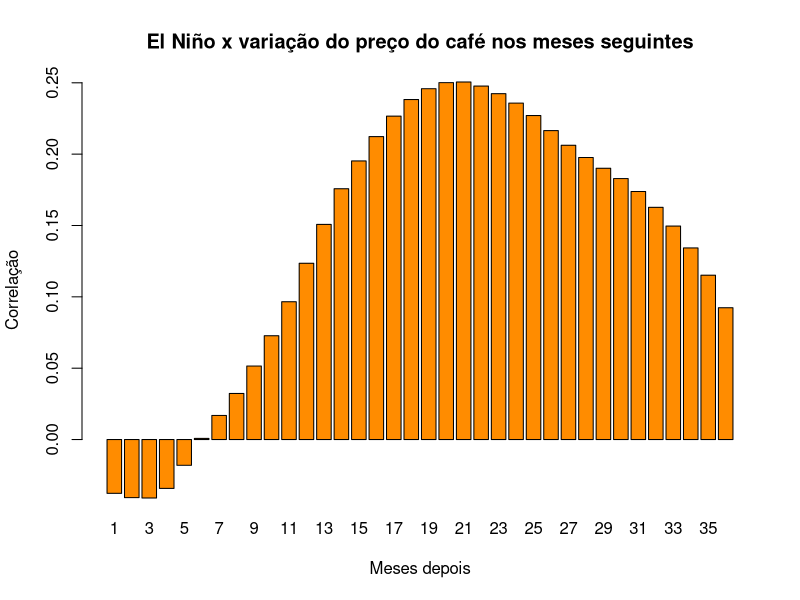
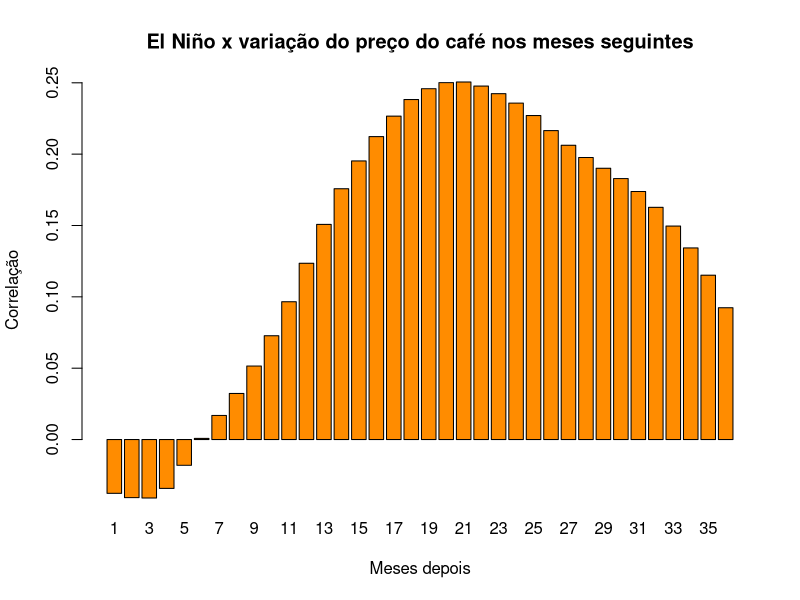

Here is the R script that generated these plots, in order:
# =============================================================
# 03 - Com quantos meses de atraso o preço do café reage ao El Niño?
# Entrada: dados/base_cafe_oni.csv
# Saída:   figuras/correlacao_atraso.png
# =============================================================

base <- read.csv("dados/base_cafe_oni.csv")
base$DATA <- as.Date(base$DATA)
base <- base[order(base$DATA), ]

# Preço "k" meses depois de cada mês
adiantar <- function(x, k) c(x[-(1:k)], rep(NA, k))

# Variação do preço (US$) nos 6 e 12 meses seguintes, por fase do mês de partida
base$VAR_6M  <- (adiantar(base$PRECO_USD, 6)  / base$PRECO_USD - 1) * 100
base$VAR_12M <- (adiantar(base$PRECO_USD, 12) / base$PRECO_USD - 1) * 100
print(aggregate(cbind(VAR_6M, VAR_12M) ~ FASE, data = base, FUN = mean))

# Correlação entre o ONI e a variação do preço k meses depois (k = 1 a 36)
atrasos <- 1:36
correl <- sapply(atrasos, function(k) {
  var_k <- (adiantar(base$PRECO_USD, k) / base$PRECO_USD - 1) * 100
  cor(base$ANOM, var_k, use = "complete.obs")
})

cat("Maior correlação:", round(max(correl), 3),
    "com", atrasos[which.max(correl)], "meses de atraso\n")

desenhar <- function() {
  barplot(correl, names.arg = atrasos, col = "darkorange",
          main = "El Niño x variação do preço do café nos meses seguintes",
          xlab = "Meses depois", ylab = "Correlação")
}
desenhar()
png("figuras/correlacao_atraso.png", width = 1600, height = 900, res = 200)
desenhar()
dev.off()
